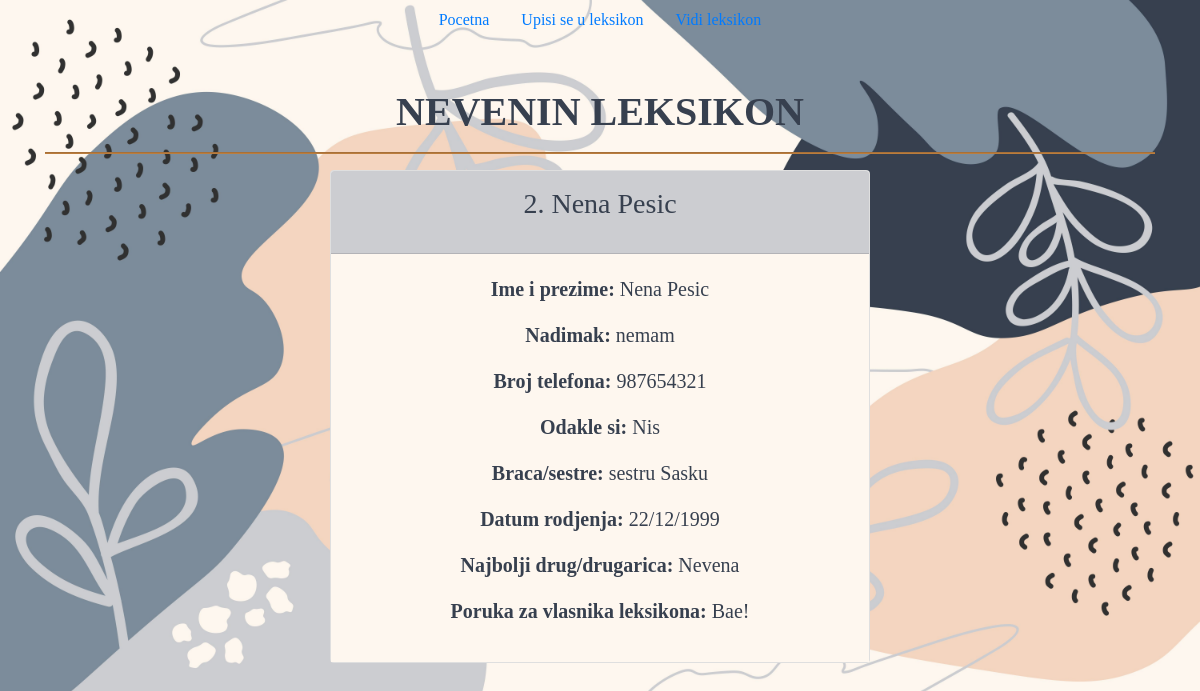
Screenshot of /read.php?id=2 with the database file from the repository.
### tables this page shows
CREATE TABLE `records` (
  `id` int(11) NOT NULL,
  `name` varchar(255) NOT NULL,
  `nick` varchar(255) NOT NULL,
  `phone` varchar(255) NOT NULL,
  `place` int(11) NOT NULL,
  `siblings` varchar(255) NOT NULL,
  `birth` varchar(255) NOT NULL,
  `friend` varchar(255) NOT NULL,
  `note` varchar(255) NOT NULL
);

CREATE TABLE `places` (
  `id` int(11) NOT NULL,
  `pname` varchar(255) NOT NULL,
  `ptt` int(11) NOT NULL
);

### model.php (called while the page is built, shortened)
<?php
    Class Model{
        private $server = "localhost";
        private $username = "root";
        private $password;
        private $db = "journal";
        private $conn;
        public function __construct(){
            try {
                $this->conn = new mysqli($this->server,$this->username,$this->password,$this->db);
            } catch (Exception $e) {
                echo "connection failed" . e.getMessage();
            }
        }
        public function fetch_single($id){
            $data = null;
            $query = "SELECT r.id, r.name, r.nick, r.phone, p.pname, r.siblings, r.birth, r.friend, r.note FROM records r JOIN places p ON r.place=p.id WHERE r.id = '$id'";
            if ($sql = $this->conn->query($query)) {
                while ($row = $sql->fetch_assoc()) {
                    $data = $row;
                }
            }
            return $data;
        }
    }
?>

### read.php (the view, shortened to what this page needs)
<!doctype html>
<html lang="en">
    <head>
        <link rel="stylesheet" href="https://stackpath.bootstrapcdn.com/bootstrap/4.3.1/css/bootstrap.min.css">
    </head>
    <body style="background-image: url('img/theme-5.jpg'); background-repeat: no-repeat; background-size: cover;">
        <ul class="nav justify-content-center" style="text-align: center; color: white; font-family: Papyrus, fantasy">
            <li class="nav-item">
                <a class="nav-link" href="index.php">Pocetna</a>
            </li>
            <li class="nav-item">
                <a class="nav-link active" href="fillform.php">Upisi se u leksikon</a>
            </li>
            <li class="nav-item">
                <a class="nav-link" href="journal.php">Vidi leksikon</a>
            </li>
        </ul>
        <div class="container">
            <div class="row">
                <div class="col-md-12 mt-5">
                    <h1 class="text-center" style="color: #37404f; font-family: Papyrus, fantasy"><b>NEVENIN LEKSIKON</b></h1>
                    <hr style="height: 1px;color: #ba7d3e;background-color: #ba7d3e;">
                </div>
            </div>
            <div class="row">
                <div class="col-md-6 mx-auto" style="margin-left:auto;margin-right:auto;">
                    <?php
                        include 'model.php';
                        $model = new Model();
                        $id = $_REQUEST['id'];
                        $row = $model->fetch_single($id);
                        if(!empty($row)){
                    ?>
                    <div class="card">
                        <div class="card-header" style="background: #cccdd1">
                            <p class="text-center" style="color: #37404f; font-family: Papyrus, fantasy; font-size: 28px"><?php echo $row['id']; ?>. <?php echo $row['name'];?></p>
                        </div>
                        <div class="card-body text-center" style="background: #fef7ef; color: #37404f; font-family: Papyrus, fantasy; font-size: 20px">
                            <p><b>Ime i prezime:</b> <?php echo $row['name']; ?></p>
                            <p><b>Nadimak:</b> <?php echo $row['nick']; ?></p>
                            <p><b>Broj telefona:</b> <?php echo $row['phone']; ?></p>
                            <p><b>Odakle si:</b> <?php echo $row['pname']; ?></p>
                            <p><b>Braca/sestre:</b> <?php echo $row['siblings']; ?></p>
                            <p><b>Datum rodjenja:</b> <?php echo $row['birth']; ?></p>
                            <p><b>Najbolji drug/drugarica:</b> <?php echo $row['friend']; ?></p>
                            <p><b>Poruka za vlasnika leksikona:</b> <?php echo $row['note']; ?></p>
                        </div>
                    </div>
                    <?php
                        }else{
                            echo "Nema podataka :(";
                        }
                    ?>
                </div>
            </div>
        </div>
    </body>
</html>

### rows the page displays
records: id "2", name "Nena Pesic", nick "nemam", phone "987654321", place.pname "Nis", siblings "sestru Sasku", birth "22/12/1999", friend "Nevena", note "Bae!"
